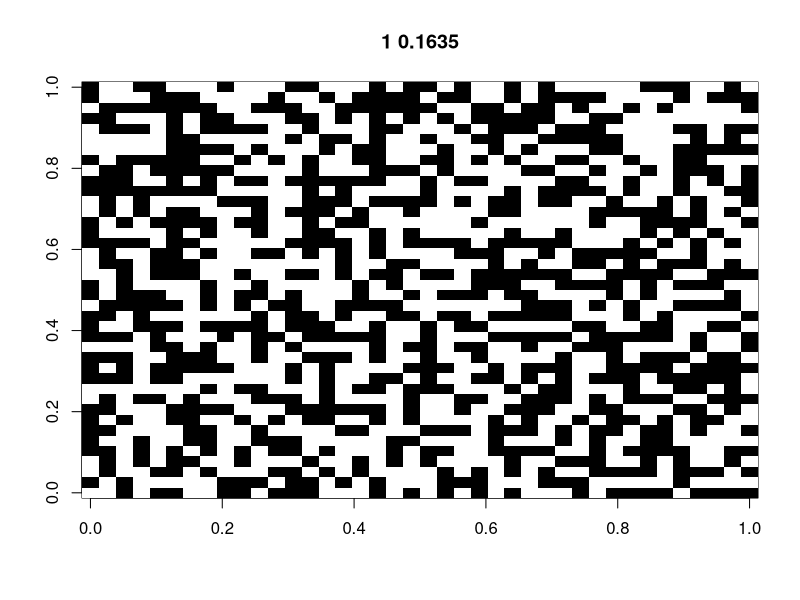
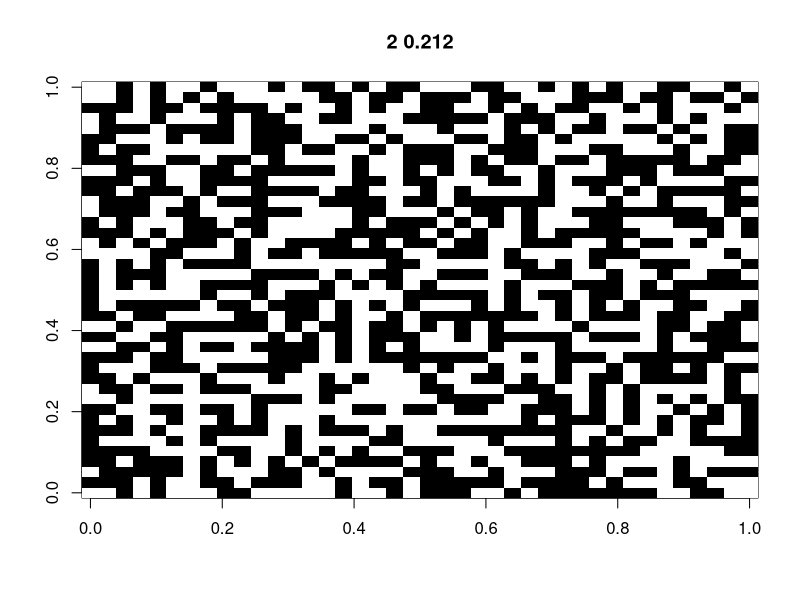
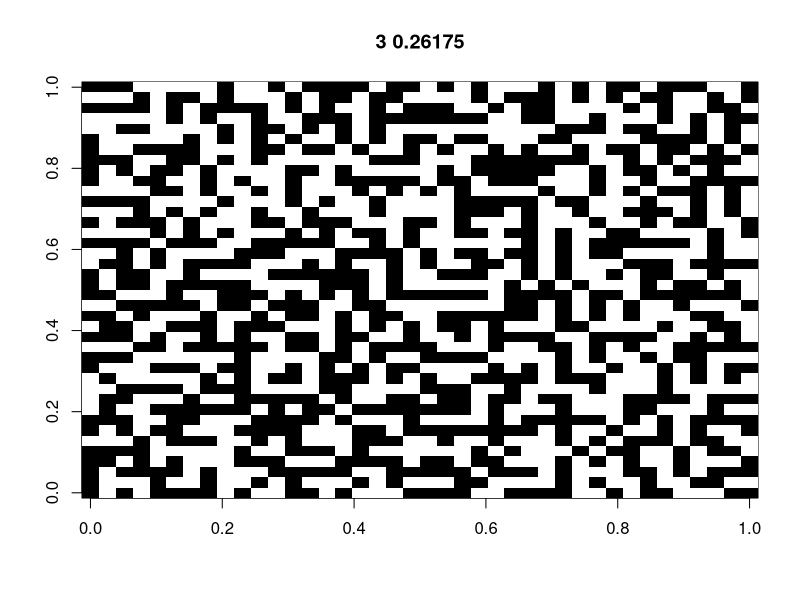
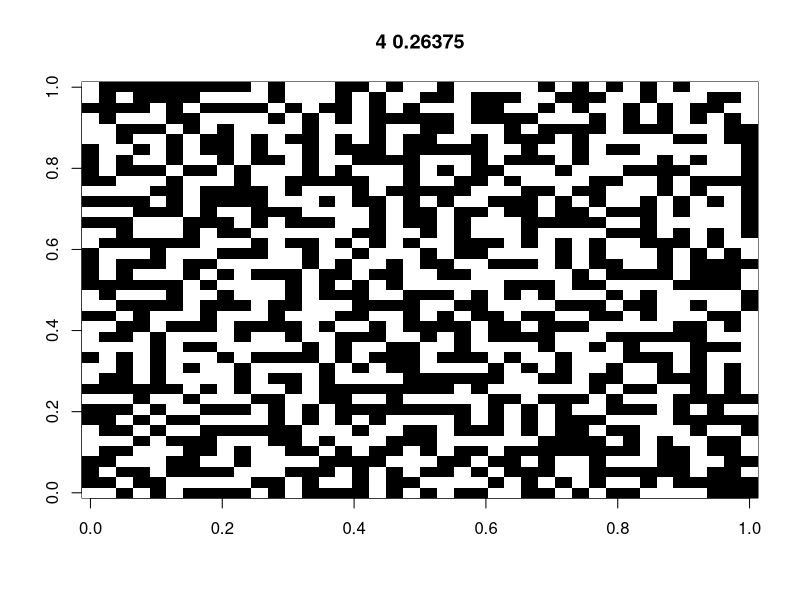
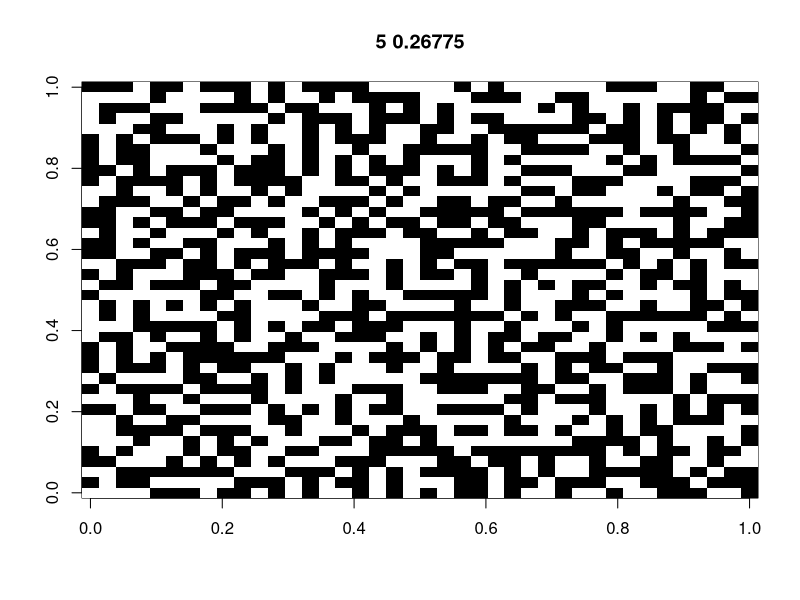
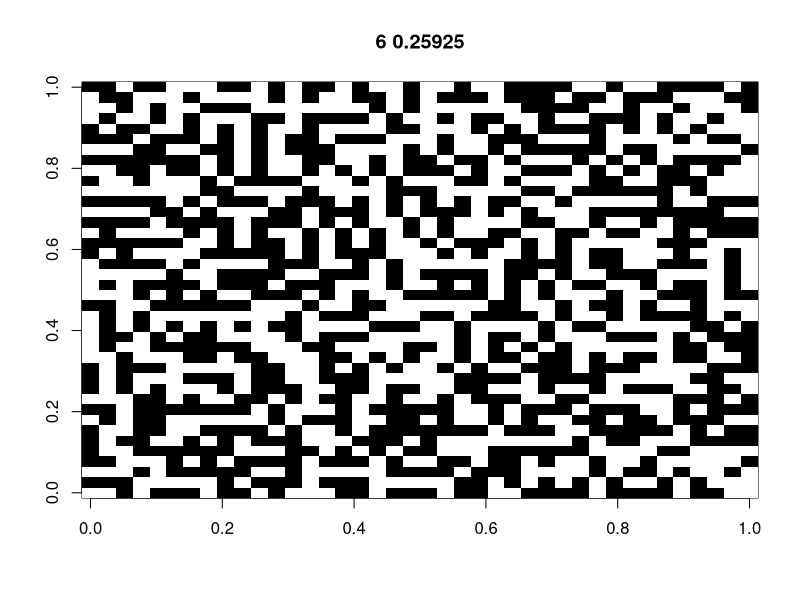
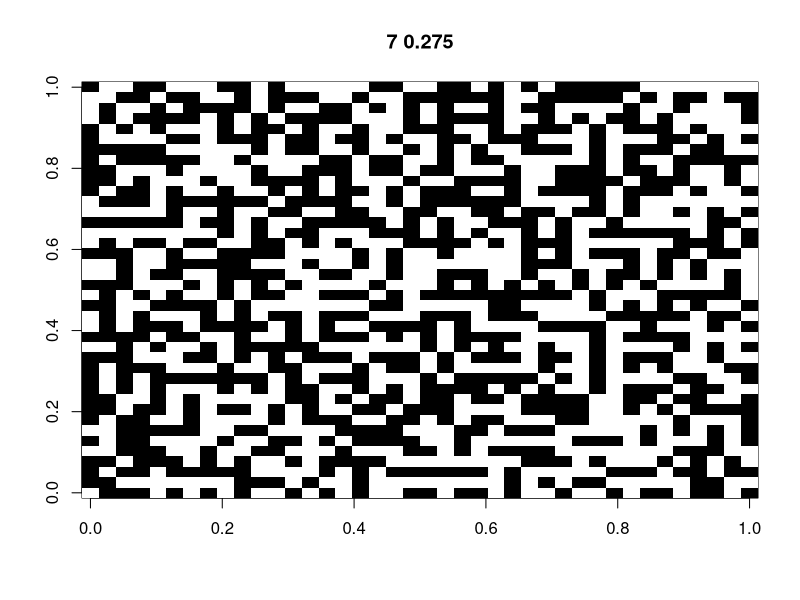
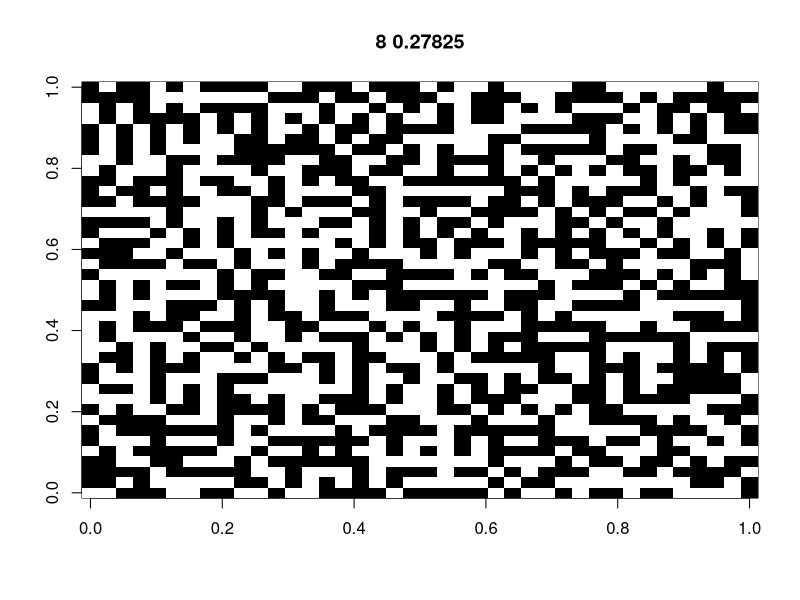

Write R code to recreate these figures, in order.
library(tidyverse)
library(patchwork)

##############################################
# Figure S1: spatial simulations based on the Ising model

# define functions
XiXj1 = function(id,dmat,range) {
  xi = Xi[id]
  if(xi==0) { xi = 1 } else { xi = xi }
  j = as.numeric(which((dmat[,id]<=range)&(dmat[,id]>0)))
  xj = Xi[j]
  xj[xj==0] = 1
  return(xi*sum(xj))
}

# set coefficients
J = -0.2 #= beta_2; -0.2 and 0.2 for Fig. S1a and b, respectively
h = 0.0 #= beta_1

# set a field
rect = 40
N = rect*rect
Xi = sample(c(-1,1),N,replace=T)

smap = cbind(rep(1:rect,each=rect),
             rep(1:rect,rect)
)
dmat = as.matrix(dist(smap))

group = rep(1,rect*rect)


xixj = c()
for(i in 1:N) xixj = c(xixj, XiXj1(i,dmat=dmat,range=sqrt(2)))
Ei_t0 = (J*xixj+h*Xi)

# MCMC by Gibbs sampling
for(j in 1:100) {
  Xi_t0 = Xi
  
  perm = sample(1:N,N)
  for(i in perm) {
    Xi[i] = sample(c(-1,1),1)
    xi = Xi[i]
    if(xi==0) { xi = 1 }
    Ei = (J*XiXj1(i,dmat=dmat,range=sqrt(2))+h*xi) # set the energy positive to maximize itself
    
    # Metropolis algorithm
    if(Ei_t0[i]<=Ei) {
      Xi[i] = Xi[i]; Ei_t0[i] = Ei
    } else if(runif(1,0,1)<exp(Ei-Ei_t0[i])) {
      Xi[i] = Xi[i]; Ei_t0[i] = Ei
    } else {
      Xi[i] = Xi_t0[i]
    }
  }
  E = mean(Ei_t0)
  image(matrix(Xi,rect,rect),main=paste(j,E),col=c("black","white"))
}


pdf(file=paste0("../output/IsingJ",J,"_h",h,"cnt_d1.pdf"), width=5, height=5)
image(t(matrix(Xi,rect,rect)),main=paste(j,E),col=c("black","white"),las=1,xaxt="n",yaxt="n")
dev.off()

############
# Figure S2
W_AA = function(x,b1,b2,b12) (b12+b2)*(2*x-1)+b1+1
W_Aa = function(x,b1,b2,b12) 1
W_aa = function(x,b1,b2,b12) (b12-b2)*(2*x-1)-b1+1

W_A = function(x,b1,b2,b12) x*W_AA(x,b1,b2,b12)+(1-x)*W_Aa(x,b1,b2,b12)
W_a = function(x,b1,b2,b12) x*W_Aa(x,b1,b2,b12)+(1-x)*W_aa(x,b1,b2,b12)
W_m = function(x,b1,b2,b12) x*W_A(x,b1,b2,b12)+(1-x)*W_a(x,b1,b2,b12)

wplot = function(b1,b2,b12) {
  p2 = 0.5*(b12-b2)/b12
  w2 = p2*W_A(p2,b1,b2,b12)+(1-p2)*W_a(p2,b1,b2,b12)
  p = ggplot(NULL,aes(x=0.5,y=0.5*W_A(0.5,b1,b2,b12)+(1-0.5)*W_a(0.5,b1,b2,b12))) + 
    ylim(0.5,1.5) + xlim(0,1) + theme_classic() +
    geom_function(fun=W_A, col=grey(0.0,1.0),args=list(b1,b2,b12)) +
    geom_function(fun=W_a, col=grey(0.0,0.5),args=list(b1,b2,b12)) + 
    geom_function(fun=W_m, lty=2,args=list(b1,b2,b12)) + 
    ylab(expression(y[k[i]])) + xlab(expression(f[A])) +
    labs(subtitle=bquote(beta[s]*"="*.(b1)*"; "*beta[n]*"="*.(b12)*"; "*beta[sxn]*"="*.(b2)))
  return(p)
} 

pa = wplot(b1=0.1,b2=-0.2,b12=0.0)
pa = pa + geom_text(aes(x=0.025,y=1.5),label="(black): A alleles",size=3,hjust=0) + 
  geom_text(aes(x=0.025,y=1.4),label="(gray): a alleles",colour=grey(0.5,1),size=3,hjust=0) +
  geom_text(aes(x=0.025,y=1.3),label="(dashed): weighted mean",size=3,hjust=0)
pb = wplot(b1=0.0,b2=-0.2,b12=0.3)
pc = wplot(b1=0.1,b2=-0.2,b12=-0.3)
pd = wplot(b1=0.1,b2=0.2,b12=0)
pe = wplot(b1=0.0,b2=0.2,b12=0.3)
pf = wplot(b1=0.1,b2=0.2,b12=-0.3)

p = (pa | pb | pc) / (pd | pe | pf) + plot_annotation(tag_levels = "a")
ggsave(p,filename="../figs/figs_numerical.pdf",width=8,height=6)
